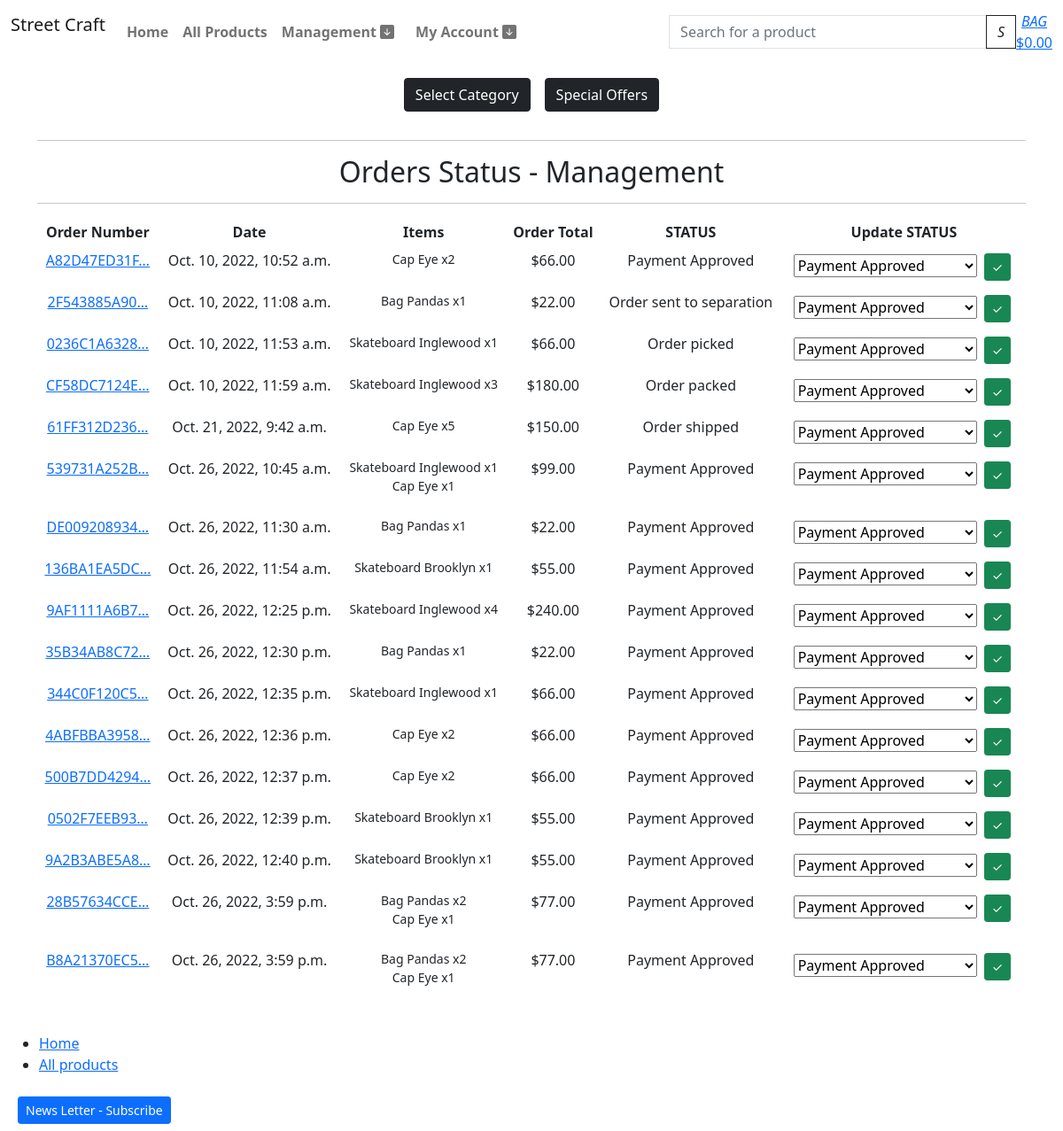
/profile/orders-status/ (signed in), run on the app's committed database.
### checkout/models.py (models this page shows, shortened)
class Order(models.Model):
    order_number = models.CharField(max_length=32, null=False, editable=False)
    user_profile = models.ForeignKey(UserProfile, on_delete=models.SET_NULL,
                                     null=True, blank=True, related_name='orders')
    full_name = models.CharField(max_length=50, null=False, blank=False)
    email = models.EmailField(max_length=254, null=False, blank=False)
    phone_number = models.CharField(max_length=20, null=False, blank=False)
    country = CountryField(blank_label='Country *', null=False, blank=False)
    postcode = models.CharField(max_length=20, null=True, blank=True)
    town_or_city = models.CharField(max_length=40, null=False, blank=False)
    street_address1 = models.CharField(max_length=80, null=False, blank=False)
    street_address2 = models.CharField(max_length=80, null=True, blank=True)
    county = models.CharField(max_length=80, null=True, blank=True)
    date = models.DateTimeField(auto_now_add=True)
    delivery_cost = models.DecimalField(max_digits=6, decimal_places=2, null=False, default=0)
    order_total = models.DecimalField(max_digits=10, decimal_places=2, null=False, default=0)
    grand_total = models.DecimalField(max_digits=10, decimal_places=2, null=False, default=0)
    original_bag = models.TextField(null=False, blank=False, default='')
    stripe_pid = models.CharField(max_length=254, null=False, blank=False, default='')
    STATUS_A = 'Payment Approved'
    STATUS_ONE = 'Order sent to separation'
    STATUS_TWO = 'Order picked'
    STATUS_THREE = 'Order packed'
    STATUS_FOUR = 'Order shipped'
    STATUS_FIVE = 'Order delivered'
    ORDER_STATUS = [
        (STATUS_A, 'Payment Approved'),
        (STATUS_ONE, 'Order sent to separation'),
        (STATUS_TWO, 'Order picked'),
        (STATUS_THREE, 'Order packed'),
        (STATUS_FOUR, 'Order shipped'),
        (STATUS_FIVE, 'Order delivered')
        ]
    status = models.CharField(
        max_length=25,
        choices=ORDER_STATUS,
        blank=False, default=STATUS_A
        )

class OrderLineItem(models.Model):
    order = models.ForeignKey(Order, null=False, blank=False, on_delete=models.CASCADE, related_name='lineitems')
    product = models.ForeignKey(Product, null=False, blank=False, on_delete=models.CASCADE)
    quantity = models.IntegerField(null=False, blank=False, default=0)
    lineitem_total = models.DecimalField(max_digits=6, decimal_places=2, null=False, blank=False, editable=False)

### products/models.py (models this page shows, shortened)
class Product(models.Model):
    sku = models.SmallAutoField(primary_key=True)
    name = models.CharField(max_length=150, unique=True)
    release_date = models.DateTimeField(auto_now_add=True)
    category = models.ForeignKey('Category', null=True, blank=True, on_delete=models.SET_NULL)
    description = models.TextField()
    price = models.DecimalField(max_digits=6, decimal_places=2)
    offer_active = models.BooleanField(default=False)
    offer = models.ForeignKey(Offer, null=True, blank=True, on_delete=models.SET_NULL)
    product_image = models.ImageField(null=True, blank=True)
    product_image_url = models.URLField(max_length=1024, null=True, blank=True)
    slug = models.SlugField(max_length=254, null=True, blank=True, unique=True)
    class Meta:
        ordering = ['-release_date']

### profiles/views.py (the view)
# urls.py: path('orders-status/', views.orders_status, name='orders_status'),
@login_required
def orders_status(request):
    orders = Order.objects.all()
    form = OrderStatusForm()
    if not request.user.is_superuser:
        messages.error(request, 'Sorry, only store owners can view this page.')
        return redirect(reverse('home'))
    context = {
        'orders': orders,
        'form': form,
    }
    return render(request, 'profiles/admin_status.html', context)

### profiles/forms.py
class OrderStatusForm(forms.ModelForm):
    class Meta:
        model = Order
        fields = [
            'status'
        ]

### shopbag/contexts.py (called while the page is built, shortened)
def bag_contents(request):
    bag_items = []
    total = 0
    product_count = 0
    bag = request.session.get('bag', {})
    if total < settings.FREE_DELIVERY_THRESHOLD:
        delivery = total * Decimal(settings.STANDARD_DELIVERY_PERCENTAGE / 100)
        free_delivery_delta = settings.FREE_DELIVERY_THRESHOLD - total
    else:
        delivery = 0
        free_delivery_delta = 0
    grand_total = delivery + total
    context = {
        'bag_items': bag_items,
        'total': total,
        'product_count': product_count,
        'delivery': delivery,
        'free_delivery_delta': free_delivery_delta,
        'free_delivery_threshold': settings.FREE_DELIVERY_THRESHOLD,
        'grand_total': grand_total,
    }
    return context

### templates/profiles/admin_status.html (shortened to what this page needs)
{% extends "base.html" %}
{% load i18n %}
{% block content %}
<div class="container text-center">
    <hr>
    <h2 class="m-2">Orders Status - Management</h2>
    <hr>
</div>
{% load account %}
<div class="container text-center">
    <div class="row">
        <div class="col table-responsive">
            <table class="table table-sm table-borderless">
                <thead>
                    <tr>
                        <th>Order Number</th>
                        <th>Date</th>
                        <th>Items</th>
                        <th>Order Total</th>
                        <th>STATUS</th>
                        <th>Update STATUS</th>
                    </tr>
                </thead>
                <tbody>
                    {% for order in orders %}
                        <tr>
                            <td>
                                <a href="{% url 'order_details' order.order_number %}"
                                title="{{ order.order_number }}">
                                    {{ order.order_number|truncatechars:12 }}
                                </a>
                            </td>
                            <td>{{ order.date }}</td>
                            <td>
                                <ul class="list-unstyled">
                                    {% for item in order.lineitems.all %}
                                        <li class="small">
                                            {{ item.product.name }} x{{ item.quantity }}
                                        </li>
                                    {% endfor %}
                                </ul>
                            </td>
                            <td>${{ order.grand_total }}</td>
                            <td>{{ order.status }}</td>
                            <td>
                                <form method="POST" action="{% url 'update_status' order.pk %}">
                                    {% for field in form %}
                                        {{ field }}
                                    {% endfor %}
                                    <input class="btn btn-sm btn-success m-1" type="submit" value="&#x2713">
                                </form>
                            </td>
                        </tr>
                    {% endfor %}
                </tbody>
            </table>
        </div>
    </div>
</div>
{%endblock%}

### data on the page
Order: order_number "A82D47ED31F…", date "Oct. 10, 2022, 10:52 a.m.", grand_total "66.00", status "Payment Approved"
OrderLineItem: product.name "Cap Eye", quantity "2"
Order: order_number "2F543885A90…", date "Oct. 10, 2022, 11:08 a.m.", grand_total "22.00", status "Order sent to separation"
OrderLineItem: product.name "Bag Pandas", quantity "1"
Order: order_number "0236C1A6328…", date "Oct. 10, 2022, 11:53 a.m.", grand_total "66.00", status "Order picked"
OrderLineItem: product.name "Skateboard Inglewood", quantity "1"
Order: order_number "CF58DC7124E…", date "Oct. 10, 2022, 11:59 a.m.", grand_total "180.00", status "Order packed"
OrderLineItem: product.name "Skateboard Inglewood", quantity "3"
Order: order_number "61FF312D236…", date "Oct. 21, 2022, 9:42 a.m.", grand_total "150.00", status "Order shipped"
OrderLineItem: product.name "Cap Eye", quantity "5"
Order: order_number "539731A252B…", date "Oct. 26, 2022, 10:45 a.m.", grand_total "99.00", status "Payment Approved"
OrderLineItem: product.name "Skateboard Inglewood", quantity "1"
OrderLineItem: product.name "Cap Eye", quantity "1"
Order: order_number "DE009208934…", date "Oct. 26, 2022, 11:30 a.m.", grand_total "22.00", status "Payment Approved"
OrderLineItem: product.name "Bag Pandas", quantity "1"
Order: order_number "136BA1EA5DC…", date "Oct. 26, 2022, 11:54 a.m.", grand_total "55.00", status "Payment Approved"
OrderLineItem: product.name "Skateboard Brooklyn", quantity "1"
Order: order_number "9AF1111A6B7…", date "Oct. 26, 2022, 12:25 p.m.", grand_total "240.00", status "Payment Approved"
OrderLineItem: product.name "Skateboard Inglewood", quantity "4"
Order: order_number "35B34AB8C72…", date "Oct. 26, 2022, 12:30 p.m.", grand_total "22.00", status "Payment Approved"
OrderLineItem: product.name "Bag Pandas", quantity "1"
Order: order_number "344C0F120C5…", date "Oct. 26, 2022, 12:35 p.m.", grand_total "66.00", status "Payment Approved"
OrderLineItem: product.name "Skateboard Inglewood", quantity "1"
Order: order_number "4ABFBBA3958…", date "Oct. 26, 2022, 12:36 p.m.", grand_total "66.00", status "Payment Approved"
OrderLineItem: product.name "Cap Eye", quantity "2"
Order: order_number "500B7DD4294…", date "Oct. 26, 2022, 12:37 p.m.", grand_total "66.00", status "Payment Approved"
OrderLineItem: product.name "Cap Eye", quantity "2"
Order: order_number "0502F7EEB93…", date "Oct. 26, 2022, 12:39 p.m.", grand_total "55.00", status "Payment Approved"
OrderLineItem: product.name "Skateboard Brooklyn", quantity "1"
Order: order_number "9A2B3ABE5A8…", date "Oct. 26, 2022, 12:40 p.m.", grand_total "55.00", status "Payment Approved"
OrderLineItem: product.name "Skateboard Brooklyn", quantity "1"
Order: order_number "28B57634CCE…", date "Oct. 26, 2022, 3:59 p.m.", grand_total "77.00", status "Payment Approved"
OrderLineItem: product.name "Bag Pandas", quantity "2"
OrderLineItem: product.name "Cap Eye", quantity "1"
Order: order_number "B8A21370EC5…", date "Oct. 26, 2022, 3:59 p.m.", grand_total "77.00", status "Payment Approved"
OrderLineItem: product.name "Bag Pandas", quantity "2"
OrderLineItem: product.name "Cap Eye", quantity "1"
